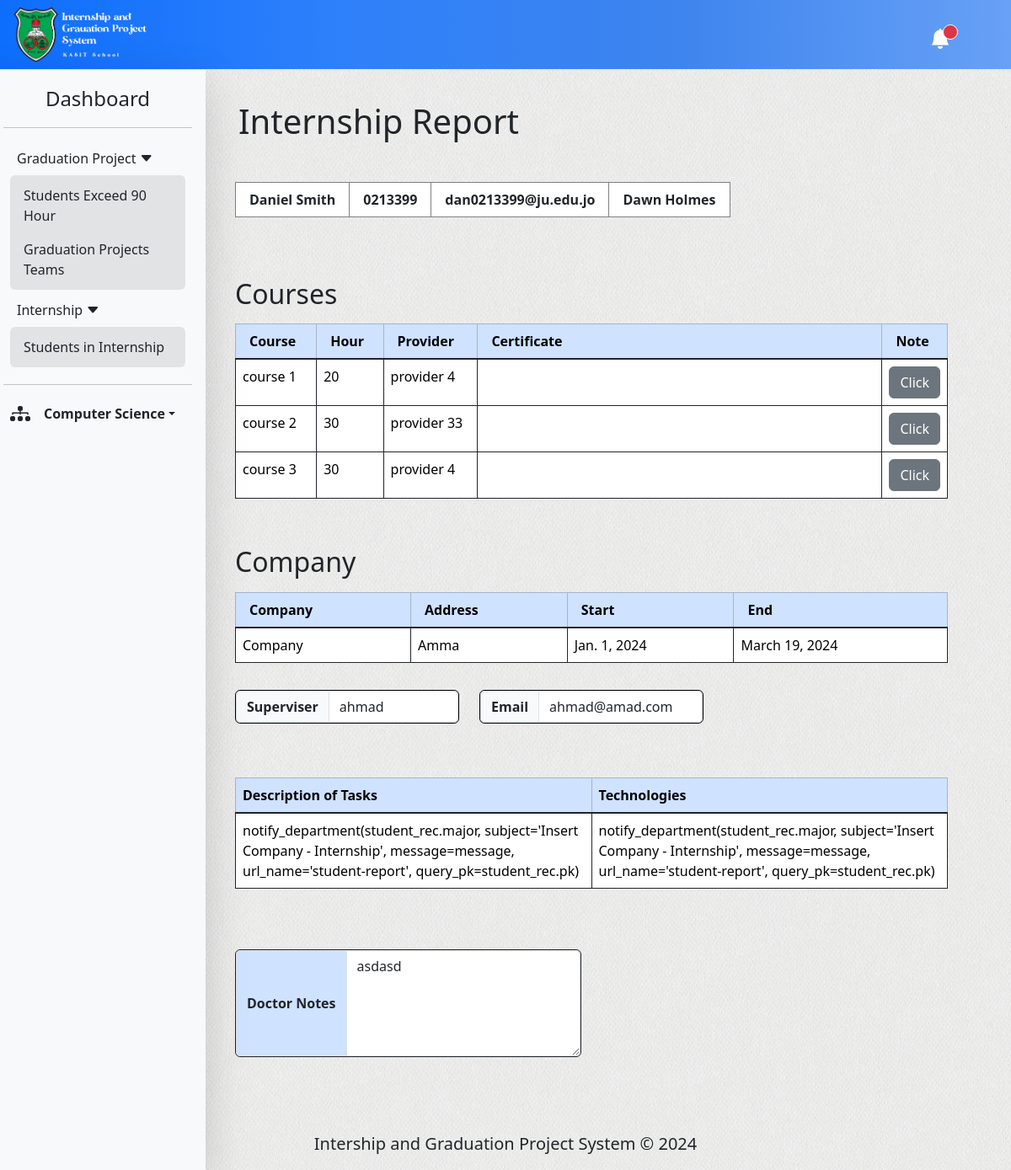
The app's page /department/report/216 (signed in), older data.
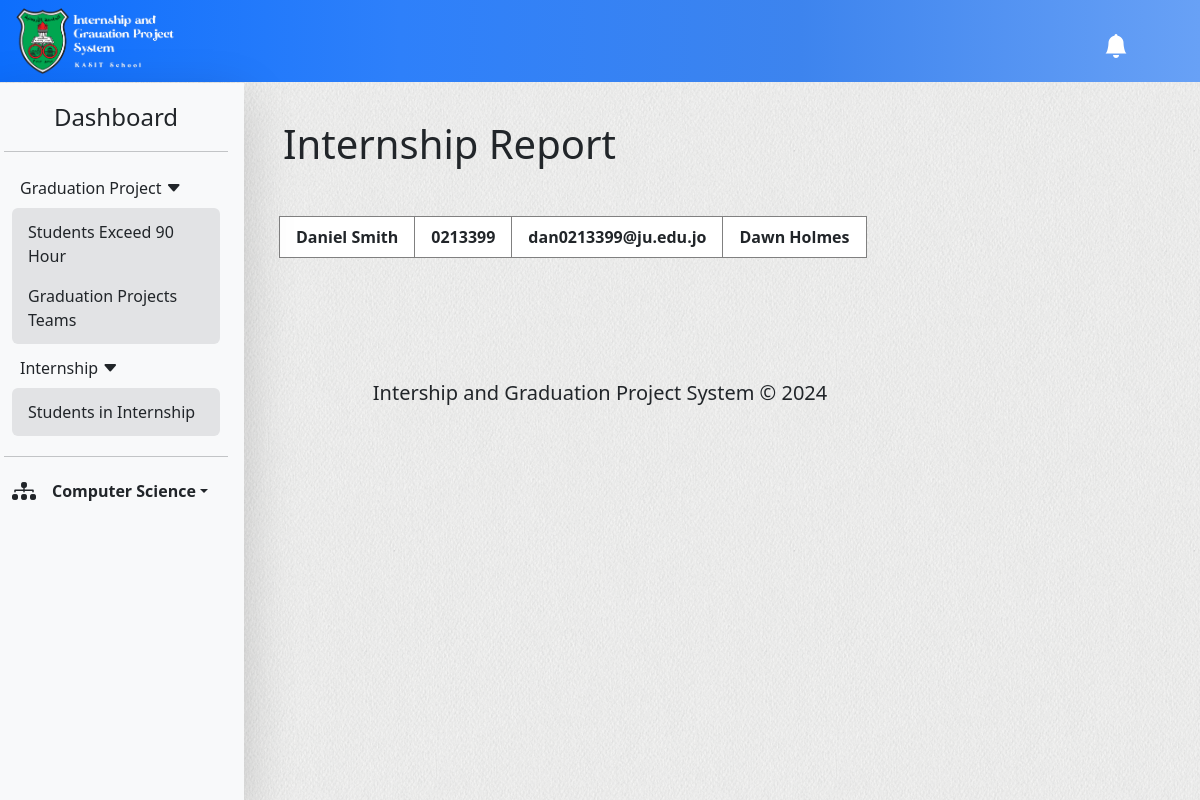
The same page, newer data.
### department/models.py (models this page shows, shortened)
class Department(models.Model):
  depts = (
    ('Computer Science'               , 'Computer Science'),
    ('Computer Information Systems'   , 'Computer Information Systems'),
    ('Business Information Technology', 'Business Information Technology'),
    ('Data Science'                   , 'Data Science'),
    ('Cyber Security'                 , 'Cyber Security'),
    ('Artificial Intelligence'        , 'Artificial Intelligence'),
  )
  dept_name       = models.CharField(max_length=32, choices=depts)
  num_team_member = models.PositiveSmallIntegerField(default=4, verbose_name="Number of team's member")
  start           = models.DateField(editable=True, default='')
  end             = models.DateField(editable=True, default='')
  week            = models.PositiveIntegerField(default=1)

### student/models.py (models this page shows, shortened)
class Student(models.Model):
  stu             = models.OneToOneField(User, on_delete=models.CASCADE, null=True)
  doc_superviser  = models.ForeignKey(Doctor, on_delete=models.PROTECT, null=True)
  student_id      = models.CharField(max_length=7, default='')
  major           = models.CharField(max_length=32, default='')
  hours           = models.PositiveSmallIntegerField(default=0)
  in_internship   = models.BooleanField(default=False)
  in_gp           = models.BooleanField(verbose_name='in graduation-project',default=False)

class CourseInternship(models.Model):
  stu         = models.ForeignKey(User, on_delete=models.CASCADE, null=True)
  s           = Student()
  course      = models.CharField(max_length=80, verbose_name="Course Name")
  hour        = models.PositiveSmallIntegerField()
  provider    = models.CharField(max_length=80, verbose_name="Course Provider")
  certificate = models.FileField(upload_to=f'Internship/Courses/%Y/%B', null=True)
  doc_note    = models.TextField(max_length=450, null=True, default='There is no any note yet.')
  int_cor_acc = models.BooleanField(verbose_name='internship acceptance',default=False)

class CompanyInternship(models.Model):
  student = models.OneToOneField(User, on_delete=models.CASCADE, null=True)
  company = models.CharField(max_length=80, verbose_name="Company Name")
  address = models.CharField(max_length=80,)
  start   = models.DateField(verbose_name="starting Date")
  end     = models.DateField(verbose_name="Ending Date")
  name      = models.CharField(max_length=80, verbose_name="Superviser Name")
  email     = models.EmailField(max_length=80, verbose_name="Superviser Email")
  description_of_tasks  = models.CharField(max_length=450,)
  technologies          = models.CharField(max_length=450,)
  doc_note    = models.TextField(max_length=450, null=True, default='There is no Notes')
  int_com_acc = models.BooleanField(verbose_name='internship acceptance',default=False)

### doctor/models.py (models this page shows, shortened)
class Doctor(models.Model):
  per = (
    ('doc', 'Doctor'),
    ('sec', 'Secretary'),
    ('doc&head', 'Doctor and Head'),
  )
  doc                           = models.OneToOneField(User, on_delete=models.CASCADE, null=True)
  job_number                    = models.PositiveIntegerField(default=0)
  department                    = models.CharField(max_length=30, default='')
  permission                    = models.CharField(max_length=15, choices=per, default='doc')
  no_stu_in_internship          = models.PositiveSmallIntegerField(default=0)
  no_stu_in_grasduation_project = models.PositiveSmallIntegerField(default=0)

### department/views.py (the view)
# urls.py: path('report/<str:pk>', views.report, name='student-report'),
@login_required(login_url='login-form')
def report(request, pk):
  head_rec = is_head(request)
  try:
    department = Department.objects.get(dept_name=head_rec.department)
  except:
    return redirect('login-form')
  try:
    stu      = Student.objects.get(id=pk, major=department.dept_name)
    stu_user = User.objects.get(username=stu.stu.username)
  except ObjectDoesNotExist:
    return redirect('in-internship')
  try:
    stu_company = CompanyInternship.objects.get(student=stu.stu)
  except:
    stu_company = None
  try:
    stu_course  = CourseInternship.objects.filter(stu=stu.stu)
    for course in stu_course:
      course.certificate = str(course.certificate).split('/')[-1]
  except:
    stu_course  = None
  report = WeeklyFollowing.objects.filter(stu_user=stu_user)
  weeks_name = report.all().values_list('week', flat=True).distinct()
  context = {
    'title'        : 'Report',
    'student_user' : stu_user,
    'student_rec'  : stu,
    'stu_company'  : stu_company,
    'stu_course'   : stu_course,
    'dept'         : department,
    'notifications': get_notification(request),
    'weeks'        : report,
    'weeks_name'   : weeks_name,
  }
  return render(request, 'department/pages/Internship/report.html', context)

### department/views.py (called while the page is built)
def is_head(request):
  try:
    doc = Doctor.objects.get(doc=request.user)
    if doc.permission != 'doc&head':
      logout(request)
      return redirect('login-form')
    else:
      return doc
  except:
    logout(request)
    return redirect('login-form')

def get_notification(request):
  try:
    head_rec = is_head(request)
  except AttributeError:
    return redirect('login-form')
  dept_name = Department.objects.get(dept_name=head_rec.department)
  all_notifications = DepartmentNotification.objects.filter(department=dept_name).order_by('-id')
  there_is = False
  for n in all_notifications:
    if not n.is_read:
      there_is = True
      break
  return {'all_notifications': all_notifications, 'there_is': there_is}

### department/templates/department/pages/Internship/report.html (shortened to what this page needs)
{% extends "department/base.html" %}
{% block content %}
  <main class="container-fluid py-5 px-4 mt-5 col-lg-12 col-xl-9">
    <div class="ps-3 py-4">
      <h1 class="fw-light">Internship Report</h1>
    </div>
    <section class="container mx-auto">
      <div class="table-responsive py-2 mb-5">
        <table class="table-bordered bg-white">
          <thead>
            <th class="px-3 py-2">{{student_user.first_name}} {{student_user.last_name}}</th>
            <th class="px-3 py-2">{{student_rec.student_id}}</th>
            <th class="px-3 py-2">{{student_user.email}}</th>
            <th class="px-3 py-2">
              {{student_rec.doc_superviser.doc.first_name}}
              {{student_rec.doc_superviser.doc.last_name}}
            </th>
          </thead>
        </table>
      </div>
    </section>
    {% if stu_course %}
      <section class="container mx-auto py-3">
        <h2 class="fw-light">Courses</h2>
        <div class="py-2 table-responsive">
          <table class="table table-bordered border-dark">
            <thead class="table-primary">
              <th class="px-3 py-2">Course</th>
              <th class="px-3 py-2">Hour</th>
              <th class="px-3 py-2">Provider</th>
              <th class="px-3 py-2">Certificate</th>
              <th class="px-3 py-2" style="width: 0%;">Note</th>
            </thead>
            <tbody class="table-group-divider">
              {% for course in stu_course %}
                <tr>
                  <td>{{course.course}}</td>
                  <td>{{course.hour}}</td>
                  <td>{{course.provider}}</td>
                  <td class="p-2" style="width: 30rem;">
                  </td>
                  <td>
                    <button type="button" class="btn btn-secondary" data-bs-toggle="modal" data-bs-target="#note{{forloop.counter}}">
                      Click
                    </button>
                  </td>
                </tr>
              {% endfor %}
            </tbody>
          </table>
        </div>
      </section>
    {% endif %}
    {% if stu_company %}
      <section class="container mx-auto py-3">
        <div>
          <h2 class="fw-light">Company</h2>
          <div class="py-2 table-responsive">
            <table class="table table-bordered border-dark">
              <thead class="table-primary">
                <th class="px-3 py-2">Company</th>
                <th class="px-3 py-2">Address</th>
                <th class="px-3 py-2">Start</th>
                <th class="px-3 py-2">End</th>
              </thead>
              <tbody class="table-group-divider">
                <tr>
                  <td>{{stu_company.company}}</td>
                  <td>{{stu_company.address}}</td>
                  <td>{{stu_company.start}}</td>
                  <td>{{stu_company.end}}</td>
                </tr>
              </tbody>
            </table>
          </div>
          <div class="py-2 row">
            <div class="col-sm-12 col-lg-6 col-xl-4 mb-2">
              <div class="input-group border-a rounded">
                <span class="input-group-text fw-bold">Superviser</span>
              <input type="text" class="form-control bg-white" disabled value="{{stu_company.name}}">
              </div>
            </div>
            <div class="col-sm-12 col-lg-6 col-xl-4 mb-2">
              <div class="input-group border-a rounded">
                <span class="input-group-text fw-bold">Email</span>
              <input type="text" class="form-control bg-white" disabled value="{{stu_company.email}}">
              </div>
            </div>
          </div>
          <div class="py-5 table-responsive">
            <div class="table-responsive">
              <table class="table table-bordered border-dark w-100">
                <thead class="table-primary">
                  <th>Description of Tasks</th>
                  <th>Technologies</th>
                </thead>
                <tbody class="table-group-divider">
                  <tr>
                    <td>{{stu_company.description_of_tasks}}</td>
                    <td>{{stu_company.technologies}}</td>
                  </tr>
                </tbody>
              </table>
            </div>
          </div>
          <div class="py-2">
            <div class="row">
              <div class="col-lg-6 col-sm-12">
                <div class="input-group border border-1 border-dark rounded" style="height: 8rem;">
                  <span class="input-group-text bg-primary-subtle fw-bold">Doctor Notes</span>
                  <textarea class="form-control bg-white" disabled>{{stu_company.doc_note}}</textarea>
                </div>
              </div>
            </div>
          </div>
        </div>
      </section>
    {% endif %}
  </main>
{% endblock content %}

### department/templates/department/base.html (shortened to what this page needs)
{% load static %}
<!DOCTYPE html>
<html lang="en">
<head>
  <link rel="stylesheet" href="{% static 'assets/css/all.css' %}">
    <link href="https://cdn.jsdelivr.net/npm/bootstrap-icons@1.10.5/font/bootstrap-icons.min.css" rel="stylesheet">
    <link href="https://cdn.jsdelivr.net/npm/bootstrap@5.3.2/dist/css/bootstrap.min.css" rel="stylesheet"
>
</head>
<body class="row">
  {% if flag == 'true' %}
    {% include "department/parts/simple-header.html" %}
  {% else %}
    {% include "department/parts/header.html" %}
    {% include "department/parts/sidebar.html" %}
  {% endif %}
  {% block content %}
  {% endblock content %}
  {% include "doctor/parts/footer.html" %}
</body>
</html>

### department/templates/department/parts/header.html (shortened to what this page needs)
{% load static %}
  <header class="mb-" style="z-index: 999;">
    <nav class="navbar bg-grad-blue fixed-top px-2 ps-3">
      <div class="w-25" style="position: relative; right: rem;">
        <a class="navbar-brand" href="{% url 'dashboard' %}">
          <img src="{% static 'assets/img/all/ju-logo-white.png' %}" alt="Logo" style="width: 12rem;">
        </a>
      </div>
      <div class="pe-xl-5 me-3">
        <ul class="nav pe-xl-" style="position: relative; top: 5px">
          <li class="nav-lin dropstart">
                {% if notifications.there_is %}
                  <span class=" position-relative" data-bs-toggle="dropdown">
                    <i class="bi bi-bell-fill text-white fs-4"></i>
                    <span class="position-absolute top-0 start-100 translate-middle p-2 bg-danger border border-light rounded-circle">
                    </span>
                  </span>
              {% else %}
                <i class="bi bi-bell-fill text-white fs-4" data-bs-toggle="dropdown"></i>
              {% endif %}
          </li>
        </ul>
      </div>
    </nav>
  </header>

### department/templates/department/parts/sidebar.html (shortened to what this page needs)
  <aside class="navbar navbar-expand-xl col-xl-2 col-xxl-1" id="aside" style="z-index: 999;">
    <div class="collapse navbar-collapse" id="sidebar" >
      <div class="d-flex flex-column flex-shrink-0 p-3 bg-light shadow-lg" style="width: 16rem; position: fixed; top: 83px; bottom: 0%;">
        <a href="{% url 'dashboard' %}" class=" link-dark text-decoration-none text-center">
          <span class="fs-4">Dashboard</span>
        </a>
        <hr>
        <ul class="nav flex-column" id="quick-access">
          <li class="nav-item collapsed" data-bs-toggle="collapse" data-bs-target="#drop-grad" role="button">
            <span class="nav-link link-dark dash-opt rounded">
              Graduation Project
              <i class="bi bi-caret-down-fill"></i>
            </span>
          </li>
          <ul class="nav collapse show mx-2 mb-1 px-0 py-1 bg-secondary-subtle rounded" id="drop-grad">
            <li class="nav-item"><a class="nav-link link-dark" href="{% url 'exceed90' %}">Students Exceed 90 Hour</a></li>
            <li class="nav-item"><a class="nav-link link-dark" href="{% url 'gp-teams' %}">Graduation Projects Teams</a></li>
          </ul>
          <li class="nav-item collapsed" data-bs-toggle="collapse" data-bs-target="#drop-intern" role="button">
            <span class="nav-link link-dark dash-opt rounded">
              Internship
              <i class="bi bi-caret-down-fill"></i>
            </span>
          </li>
          <ul class="nav collapse show mx-2 mb-1 px-0 py-1 bg-secondary-subtle rounded" id="drop-intern">
            <li class="nav-item"><a class="nav-link link-dark" href="{% url 'in-internship' %}">Students in Internship</a></li>
          </ul>
        </ul>
        <hr>
        <div class="dropdown ms-2">
          <a href="#" class="d-flex align-items-center link-dark text-decoration-none dropdown-toggle" data-bs-toggle="dropdown">
            <i class="bi bi-diagram-3-fill pe-3 fs-4"></i>
            <strong class="text-truncate">{{dept.dept_name}}</strong>
          </a>
        </div>
      </div>
    </div>
  </aside>

### doctor/templates/doctor/parts/footer.html
  <footer class="py-3">
    <p class="lead m-0 px-5 text-center">Intership and Graduation Project System &copy; 2024</p>
  </footer>

### static/assets/css/all.css (style rules this page uses)
body { background-image: url("../img/all/main-bg.jpg"); overflow-x: hidden; }
.bg-grad-blue { background-image: linear-gradient(to right, #0d6efd, #2e80fa, #3d84ee, #68a1f6); }

Row changes from the older to the newer data that the page shows:
removed CourseInternship: course "course 1", hour "20", provider "provider 4"
removed CourseInternship: course "course 2", hour "30", provider "provider 33"
removed CourseInternship: course "course 3", hour "30", provider "provider 4"
removed CompanyInternship: company "Company", address "Amma", start "Jan. 1, 2024", end "March 19, 2024", name "ahmad", email "ahmad@amad.com", description_of_tasks "notify_department(student_rec.major, subject='Insert Company - Internship', message=message, url_name='student-report', query_pk=student_rec.pk)", technologies "notify_department(student_rec.major, subject='Insert Company - Internship', message=message, url_name='student-report', query_pk=student_rec.pk)", doc_note "asdasd"
Text that changed along with them:
text no longer shown: "Courses Course Hour Provider Certificate Note Company Company Address Start End Superviser Email Description of Tasks Technologies Doctor Notes"
